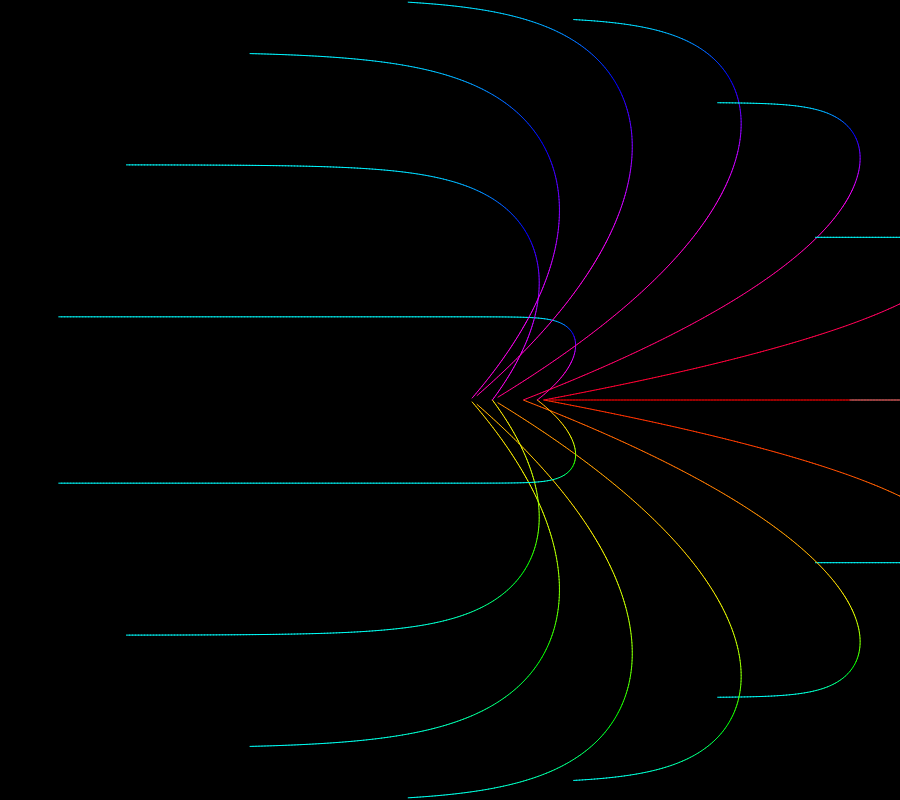
Frame 1 (no input)
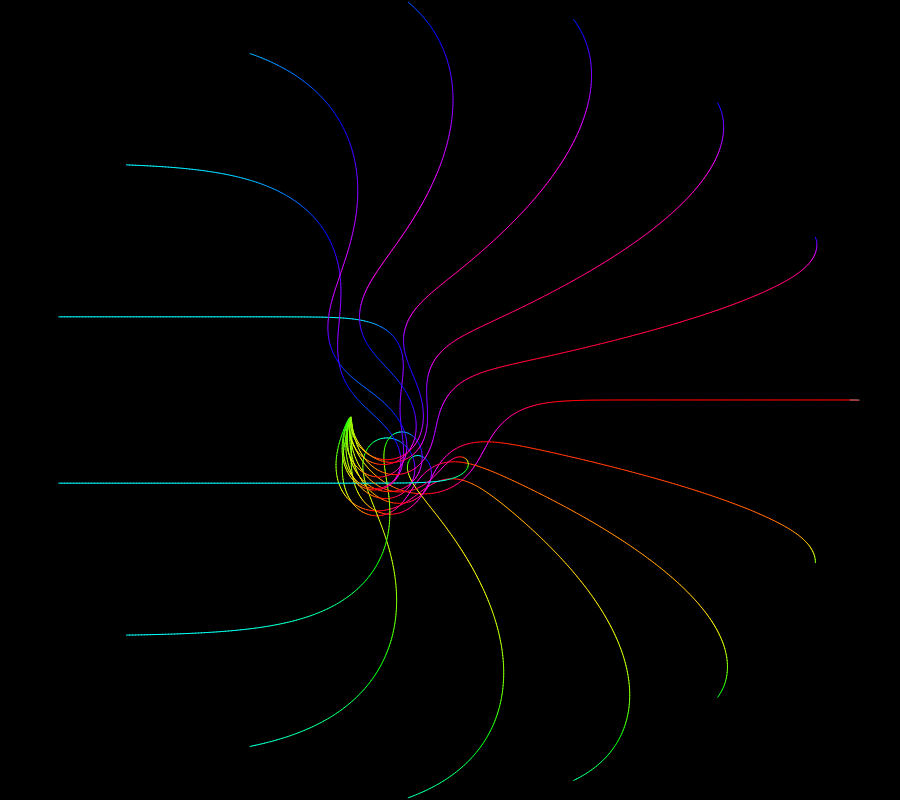
Frame 60 (no input)
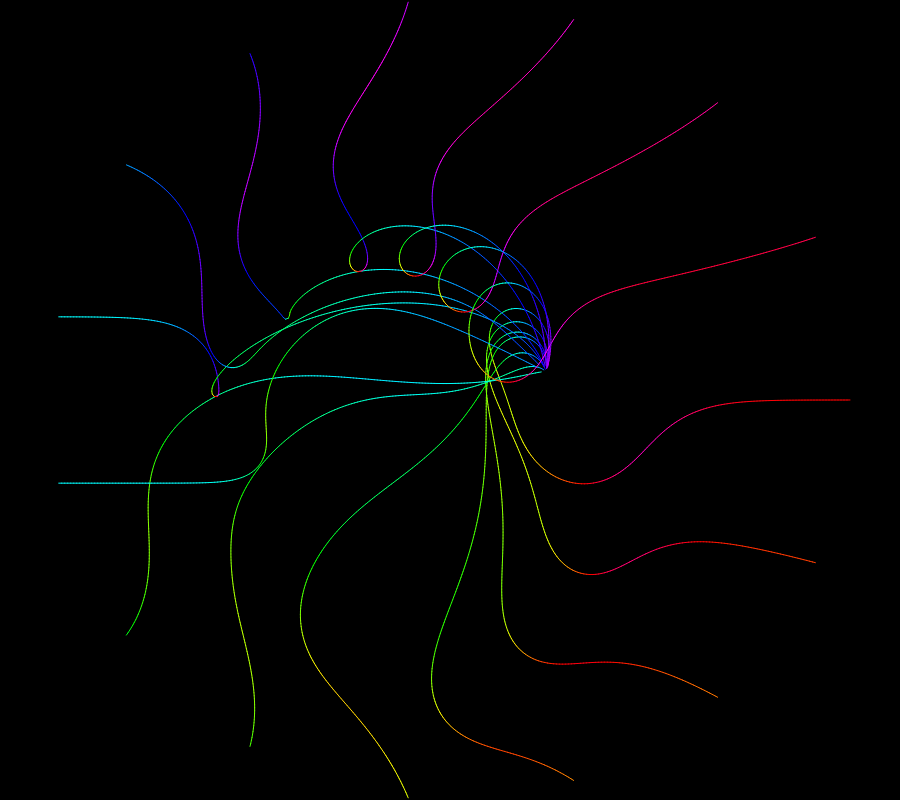
Frame 120 (the mouse pressed at the canvas centre since frame 60)

The p5.js sketch that drew these frames (run headless with seeded random() and noise() and a simulated clock; from frame 60 on, the mouse is pressed at the canvas centre):

// p5.js sketch
// ── sketch.js
var grass = [];
var grassBlades = 15;
var grassSegments = 200;
var time = 0;
var innerRadius = 100;
var outerRadius = 400;

function setup() {
	createCanvas(900, 800);

	for (var angle = 0; angle < TWO_PI; angle += (TWO_PI / grassBlades)) {
		grass.push(new Grass((width / 2) + outerRadius * cos(angle), (height / 2) + outerRadius * sin(angle), grassSegments));
	}
}

function draw() {
	background(0);
	colorMode(HSB);
	for (var i = 0; i < grassBlades; i += 1) {
		grass[i].show((width / 2) + innerRadius*cos(time), (height / 2) + innerRadius*sin(time));
		//grass[i].show(mouseX, mouseY);
	}
	time += 0.05;
}

// ── Grass.js
class Grass {
  constructor(x, y, length) {
    this.length = length;
    this.position = createVector(x, y);
    this.segments = [];
    this.segments[0] = new Segment({"position": createVector(this.position.x, this.position.y)}, 3);

    for (var i = 1; i < this.length; i += 1) {
      this.segments.push(new Segment({"parent": this.segments[i - 1], "segmentNumber": i + 2}, 3));
  	}
  }

  show(x, y) {
    this.endSegment = this.segments[this.length - 1];
    this.endSegment.follow(x, y);
    this.endSegment.update();

    for (var i = this.length - 2; i >= 0; i -= 1) {
       this.segments[i].follow(this.segments[i + 1].position.x, this.segments[i + 1].position.y);
       this.segments[i].update();
    }
    this.segments[0].setBasePosition(this.position);
    for (var i = 1; i < this.length; i += 1) {
      this.segments[i].setBasePosition(this.segments[i-1].secondPos);
    }
    for (var i = 0; i < this.length; i += 1) {
      this.segments[i].show();
    }
  }
}

// ── Segment.js
class Segment {
  constructor(param, length) {
    if (param['parent']) {
      this.position = param['parent'].secondPos.copy();
    } else {
      this.position = param['position'];
    }
    if (param['segmentNumber']) {
      this.segmentNumber = param['segmentNumber'];
    } else {
      this.segmentNumber = 1;
    }
    this.angle = 0;
    this.length = length;
    this.secondPos = this.calculateSecondPos(this.position);
    this.previousSecondPos = this.secondPos;
  }

  follow(targetX, targetY) {
    if (targetX && targetY) {
      var target = createVector(targetX, targetY);
      var direction = p5.Vector.sub(target, this.position);

      this.angle = direction.heading();
      direction.setMag(this.length);
      direction.mult(-1);
      this.position = p5.Vector.add(target, direction);
    }
  }

  show() {
    stroke(map(this.angle, -PI, PI, 0, 360), 360, 360);
    strokeWeight(1);
    line(this.position.x, this.position.y, this.secondPos.x, this.secondPos.y);
  }

  update() {
    this.secondPos = this.calculateSecondPos(this.position);
  }

  setBasePosition(base) {
    this.position = base.copy();
    this.secondPos = this.calculateSecondPos(this.position);
  }

  calculateSecondPos(initialPosition) {
    var changeX = this.length * cos(this.angle);
    var changeY = this.length * sin(this.angle);
    return createVector(initialPosition.x + changeX, initialPosition.y + changeY);
  }
}
